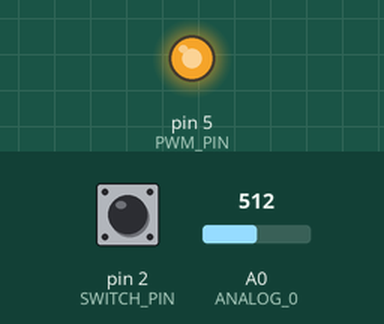
This sketch was run on a simulated Arduino Uno, built with avr-gcc and run on an emulated ATmega328P. Parts: output pins drawn as LEDs (lit = HIGH). The inputs (shaded band) are chosen by the test bench; at power-on: A0 (ANALOG_0) = 512, pin 2 (SWITCH_PIN) HIGH.

Above: at 1.2 s.
1.3 s: A0 (ANALOG_0) set to 716
At 3.06 s:
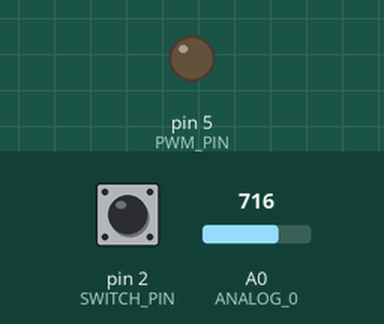
4.3 s: pin 2 (SWITCH_PIN) pulled LOW for 0.15 s
At 5.4 s:
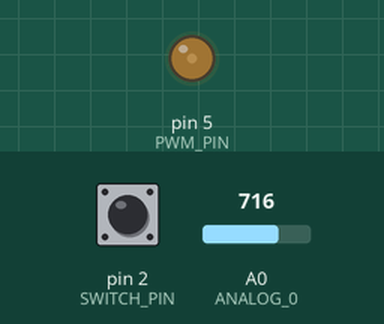
7.3 s: pin 2 (SWITCH_PIN) pulled LOW for 1 s
10.3 s: A0 (ANALOG_0) set to 511
At 10.77 s:
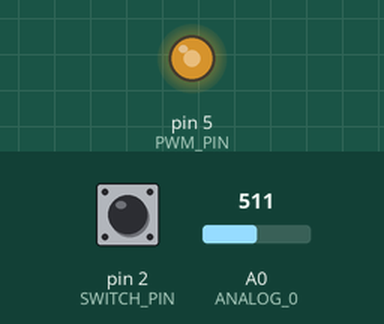
13.3 s: A0 (ANALOG_0) set to 900
16.3 s: A0 (ANALOG_0) set to 306
At 18.38 s:
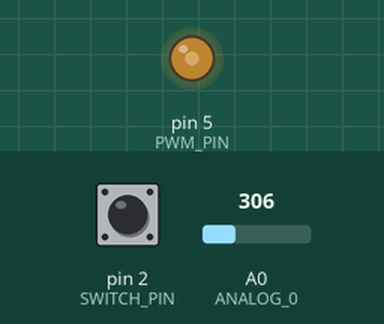
Timing chart, 0 to 20.3 s (numbered marks = the images above; inputs shaded):
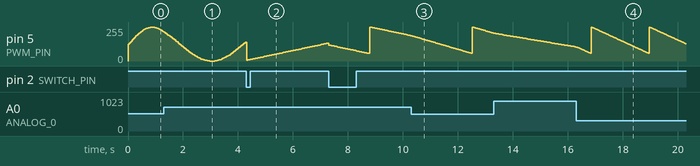

The sketch:

PWM3.ino
```cpp
/*
 * www.SamVsSound.com
 * Arduino PWM Function Generator
 * 11/14/2020
 */

#define PWM_PIN 5            //PWM output at pin5
#define ANALOG_0 A0          //Input for sample_time
#define SWITCH_PIN 2         //Push button to switch waveform

#define PWM_FREQ  980        //Hz
#define N 100

int sine_table[100];
int rsaw_table[100];
int lsaw_table[100];
int triangle_table[100];

volatile int switch_state = HIGH;

int table = 0;
/*
 * 0 - Sine
 * 1 - Right Saw
 * 2 - Left Saw
 * 3 - Triangle
 */


int sample_time;

void get_sine_table();
void get_rsaw_table();
void get_lsaw_table();
void get_triangle_table();

void setup() {
  pinMode(SWITCH_PIN, INPUT_PULLUP);
  attachInterrupt(digitalPinToInterrupt(SWITCH_PIN), switch_pin_ISR, FALLING);

  get_sine_table();
  get_rsaw_table();
  get_lsaw_table();
  get_triangle_table();
}

void loop() {
  for (int i = 0; i < N; i++){
    sample_time = analogRead(ANALOG_0);
    sample_time = (sample_time/16)+2;

    switch (table) {
      case 0:
        analogWrite(PWM_PIN, sine_table[i]);
        break;

      case 1:
        analogWrite(PWM_PIN, rsaw_table[i]);
        break;

      case 2:
        analogWrite(PWM_PIN, lsaw_table[i]);
        break;

      case 3:
        analogWrite(PWM_PIN, triangle_table[i]);
        break;


      }

    delay(sample_time);
  }
}

void switch_pin_ISR(){
  table = (table + 1)%4;
  }

void get_sine_table(){
  for (int i = 0; i < N; i++){
    sine_table[i] = 127+127*sin(i*(2*3.14)/N);
  }
}

void get_rsaw_table(){
  for (int i = 0; i < N; i++){
    rsaw_table[i] = i*(255/N);
  }
}

void get_lsaw_table(){
  for (int i = 0; i < N; i++){
    lsaw_table[i] = 255 - i*(255/N);
  }
}

void get_triangle_table(){
  for (int i = 0; i < N; i++){
    if (i<(N/2)){
      triangle_table[i] = i*(255/(N/2));
      }
    else{
      triangle_table[i] = 255 - (i-N/2)*(255/(N/2));
      }
  }
}
```

Measured:
- by itself, pin 5 (PWM_PIN): ramps from 255/255 to 57/255 and jumps back, once every 2.1 s
